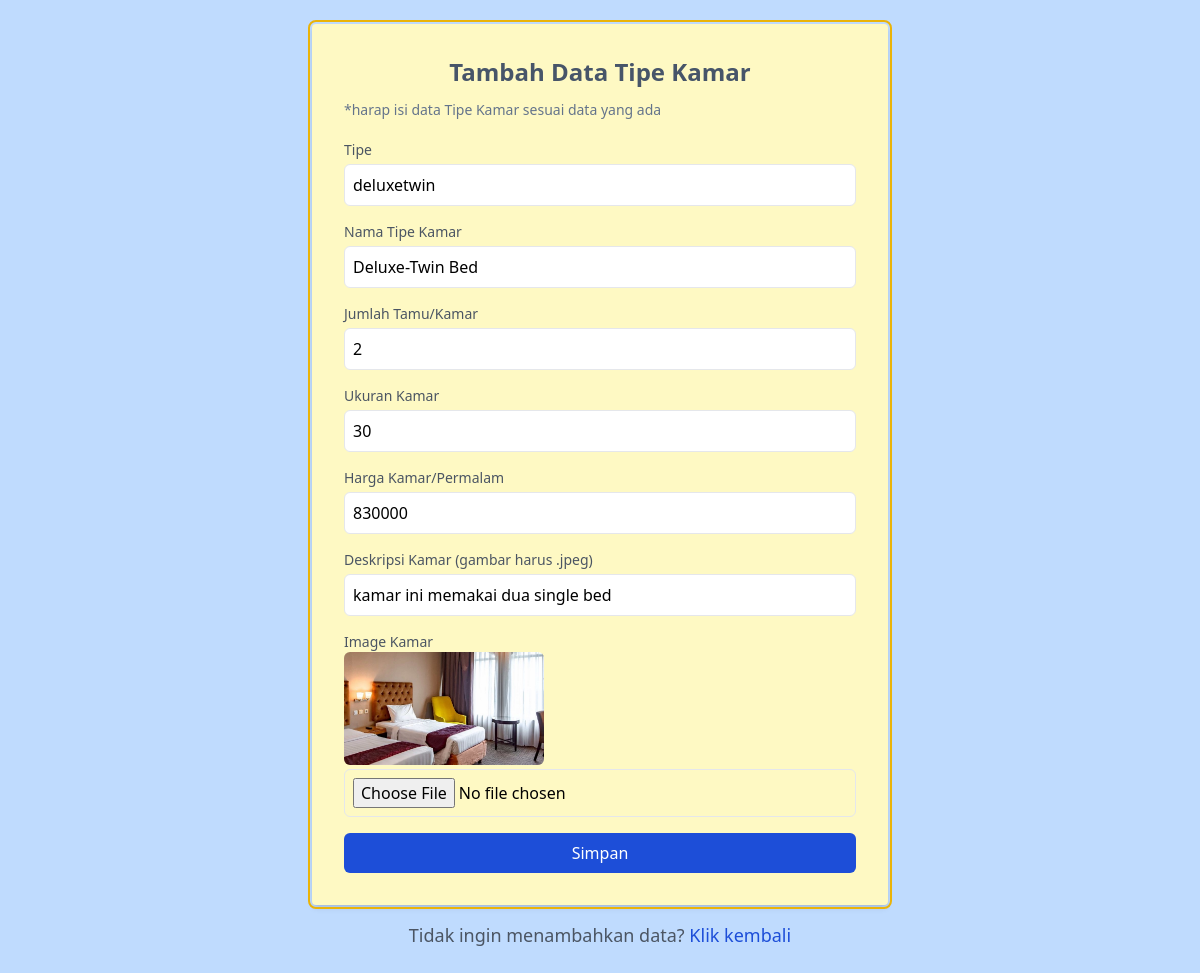
Page /admin/build/pages/function/edittipekamar.php?id=3 on the committed database.
### tables this page shows
CREATE TABLE IF NOT EXISTS `tipekamar` (
  `tipe_kamar_id` int NOT NULL AUTO_INCREMENT,
  `slug` varchar(50) DEFAULT NULL,
  `nama_tipe` varchar(100) NOT NULL,
  `jmlh_tamu` int DEFAULT NULL,
  `deskripsi` text,
  `ukuran` int DEFAULT NULL,
  `harga` int DEFAULT NULL,
  `image` varchar(50) DEFAULT NULL,
  PRIMARY KEY (`tipe_kamar_id`)
);

### admin/build/pages/function/edittipekamar.php (the view, shortened to what this page needs)
<?php
require "koneksi.php";
$tipe_kamar_id = $_GET["id"];
$sql = "SELECT * FROM tipekamar WHERE tipe_kamar_id = '$tipe_kamar_id'";
$hasil = $conn->query($sql);
?>
<!DOCTYPE html>
<html lang="en">
<head>
    <script src="https://cdn.tailwindcss.com"></script>
</head>
<body class="p-6 bg-blue-200">
<?php while ($tipe = $hasil->fetch_assoc()) { ?>
    <div class="max-w-xl p-8 mx-auto bg-yellow-100 rounded shadow-md outline outline-2 outline-offset-2 outline-yellow-500">
        <h2 class="mb-3 text-2xl font-bold text-center text-slate-600 ">Tambah Data Tipe Kamar</h2>
        <h6 class="mb-5 text-sm text-slate-500 ">*harap isi data Tipe Kamar sesuai data yang ada</h6>
        <form action="" method="post" enctype="multipart/form-data" class="space-y-4 ">
         <div>
                <label for="slug" class="block text-sm font-medium text-gray-600">Tipe</label>
                <input type="text" id="slug" name="slug" placeholder="Deluxe" class="w-full p-2 mt-1 border rounded-md " required value="<?php echo $tipe['slug']; ?>">
            </div>
            <div>
                <label for="nama_tipe" class="block text-sm font-medium text-gray-600">Nama Tipe Kamar</label>
                <input type="text" id="nama_tipe" name="nama_tipe" placeholder="Deluxe-Twin Bed" class="w-full p-2 mt-1 border rounded-md " required value="<?php echo $tipe['nama_tipe']; ?>">
            </div>
            <div>
                <label for="jmlh_tamu" class="block text-sm font-medium text-gray-600">Jumlah Tamu/Kamar</label>
                <input type="number" id="jmlh_tamu" name="jmlh_tamu" placeholder="2" class="w-full p-2 mt-1 border rounded-md " required value="<?php echo $tipe['jmlh_tamu']; ?>">
            </div>
            <div>
                <label for="ukuran" class="block text-sm font-medium text-gray-600">Ukuran Kamar</label>
                <input type="number" id="ukuran" name="ukuran" placeholder="27" class="w-full p-2 mt-1 border rounded-md " required value="<?php echo $tipe['ukuran']; ?>">
            </div>
            <div>
                <label for="harga" class="block text-sm font-medium text-gray-600">Harga Kamar/Permalam</label>
                <input type="number" id="harga" name="harga" placeholder="700000" class="w-full p-2 mt-1 border rounded-md " required value="<?php echo $tipe['harga']; ?>">
            </div>
            <div>
                <label for="deskripsi" class="block text-sm font-medium text-gray-600">Deskripsi Kamar (gambar harus .jpeg)</label>
                <input type="text" id="deskripsi" name="deskripsi" placeholder="700000" class="w-full p-2 mt-1 border rounded-md " required value="<?php echo $tipe['deskripsi']; ?>">
            </div>
            <div>
                <label for="image" class="block text-sm font-medium text-gray-600">Image Kamar</label>
                <img class="w-full rounded-md" style="max-width: 200px;" src="../../assets/img/<?= $tipe['image'] ?>.jpeg" alt="" />
                <input type="file" id="image" name="image" placeholder="" class="w-full p-2 mt-1 border rounded-md " required>
            </div>
            <div>
                <button type="submit" name="submit" class="w-full p-2 text-white bg-blue-700 rounded-md hover:bg-blue-300">Simpan</button>
            </div>
        </form>
    </div>
    <p class="mt-4 text-lg text-center text-gray-600">Tidak ingin menambahkan data? <a href="../datacustomer.php" class="text-blue-700 no-underline hover:underline">Klik kembali</a></p>
    <?php
    }
?>
</body>
</html>

### rows in the picture
tipekamar: slug "deluxetwin", nama_tipe "Deluxe-Twin Bed", jmlh_tamu "2", ukuran "30", harga "830000", deskripsi "kamar ini memakai dua single bed", image (picture)
